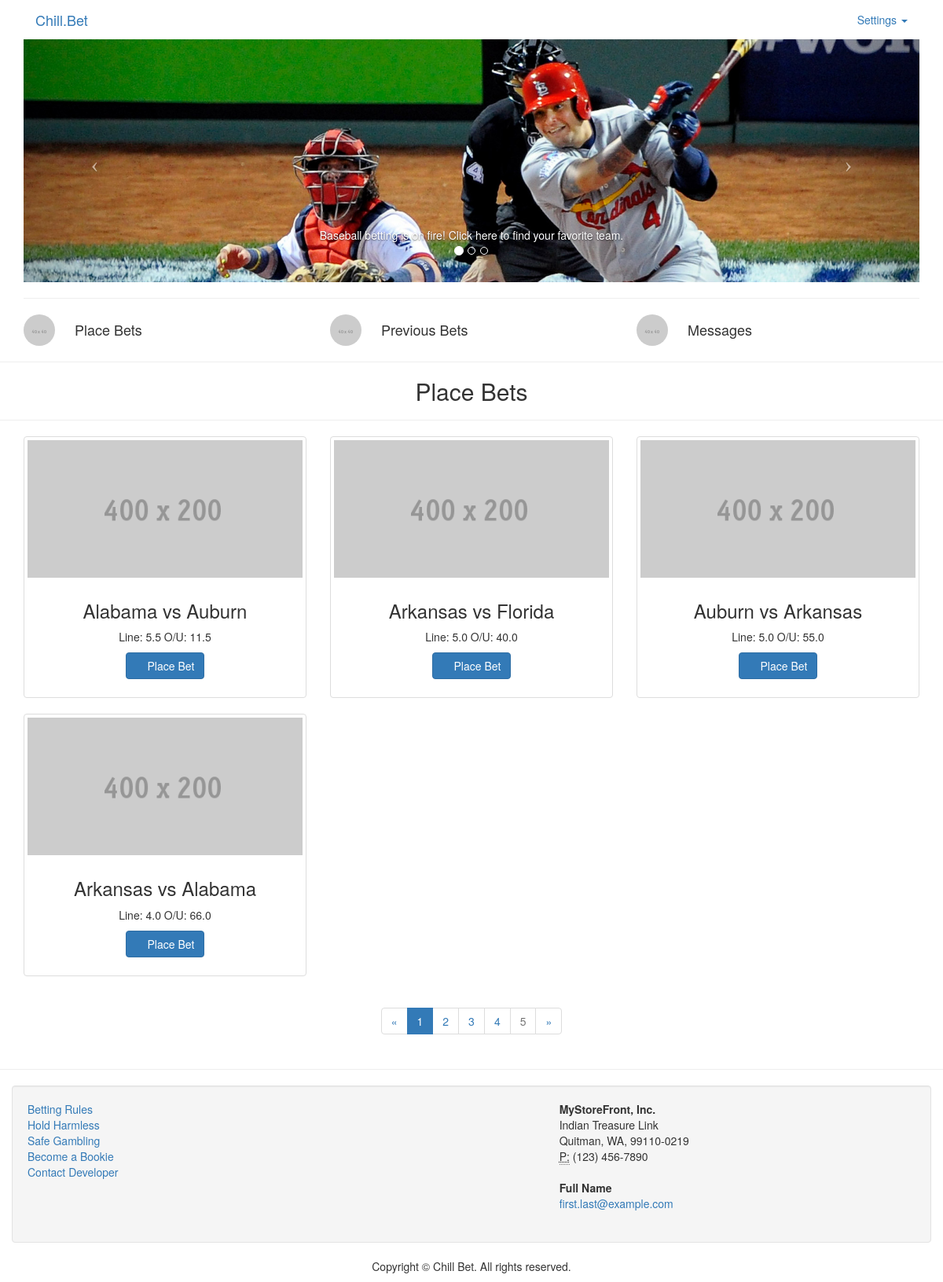
The app's page /better/ with its own data.
### better/models.py (models this page shows)
class Contest(models.Model):
    homeTeam = models.ForeignKey(Team, related_name='homeTeam', on_delete=models.CASCADE)
    awayTeam = models.ForeignKey(Team, related_name='awayTeam', on_delete=models.CASCADE)
    overUnder = models.FloatField()
    line = models.FloatField()
    contestPhoto = models.URLField()
    contest_date = models.DateTimeField('Date Of Contest')
    def __str__(self):
        return str(self.homeTeam) + " vs " + str(self.awayTeam)

class Team(models.Model):
    NCAAF = "NCAAF"
    NCAABB = "NCAABB"
    NCAAM = "NCAAM"
    NCAAW = "NCAAW"
    SPORTS = (
        (NCAAF, 'NCAA Football'),
        (NCAABB, 'NCAA Baseball'),
        (NCAAM, 'NCAA Mens Basketball'),
        (NCAAW, 'NCAA Womens Basketball'),
    )
    teamName = models.CharField(max_length=200)
    sport = models.CharField(
        max_length=100,
        choices=SPORTS,
        default=NCAAF,
    )
    teamPhoto = models.URLField()
    def __str__(self):
        return self.teamName

### better/views.py (the view)
# urls.py: path('', views.index, name='index'),
def index(request):
    contests = Contest.objects.all()
    template = loader.get_template('better/chillbet.html')
    context = {
        'contests': contests,
    }
    return HttpResponse(template.render(context, request))

### better/templates/better/chillbet.html (shortened to what this page needs)
{% load static %}
<!DOCTYPE html>
<html lang="en">
<head>
<link rel="stylesheet" type="text/css" href="{% static 'better/css/bootstrap.css' %}" />
</head>
<body>
<nav>
  <div class="container">
    <div class="navbar-header">
      <a class="navbar-brand" href="#">Chill.Bet</a> </div>
    <div class="collapse navbar-collapse">
      <ul class="nav navbar-nav navbar-right hidden-sm">
        <li class="dropdown"> <a href="#" class="dropdown-toggle" data-toggle="dropdown" role="button" aria-expanded="false" aria-haspopup="true">Settings <span class="caret"></span></a>
        </li>
      </ul>
    </div>
  </div>
</nav>
<div class="container">
    <div class="row">
      <div class="col-xs-12 col-sm-12 col-md-12 col-lg-12">
        <div id="carousel1" class="carousel slide">
          <ol class="carousel-indicators">
            <li data-target="#carousel1" data-slide-to="0" class="active"> </li>
            <li data-target="#carousel1" data-slide-to="1" class=""> </li>
            <li data-target="#carousel1" data-slide-to="2" class=""> </li>
          </ol>
          <div class="carousel-inner">
            <div class="item active"> <img class="img-responsive" src="{% static 'better/images/mlb.jpg' %}" alt="thumb">
              <div class="carousel-caption"> Baseball betting is on fire! Click here to find your favorite team. </div>
            </div>
          </div>
          <a class="left carousel-control" href="#carousel1" data-slide="prev"><span class="icon-prev"></span></a> <a class="right carousel-control" href="#carousel1" data-slide="next"><span class="icon-next"></span></a></div>
      </div>
</div>
    <hr>
  </div>
<div class="container">
  <div class="row">
    <div class="col-lg-4 col-md-4 col-sm-4 col-xs-4">
      <div class="row">
        <div class="col-lg-2 col-md-3 col-sm-3 col-xs-2"><img class="img-circle" alt="Place Bets" src="{% static 'better/images/40X40.gif' %}"></div>
        <div class="col-lg-6 col-md-9 col-sm-9 col-xs-9">
          <h4>Place Bets</h4>
        </div>
      </div>
    </div>
    <div class="col-lg-4 col-md-4 col-sm-4 col-xs-4">
      <div class="row">
        <div class="col-lg-2 col-md-3 col-sm-3 col-xs-2"><img class="img-circle" alt="Previous Bets" src="{% static 'better/images/40X40.gif' %}"></div>
        <div class="col-lg-6 col-md-9 col-sm-9 col-xs-9">
          <h4>Previous Bets</h4>
        </div>
      </div>
    </div>
    <div class="col-lg-4 col-md-4 col-sm-4 col-xs-4">
      <div class="row">
        <div class="col-lg-2 col-md-3 col-sm-3 col-xs-2"><img class="img-circle" alt="Messages" src="{% static 'better/images/40X40.gif' %}"></div>
        <div class="col-lg-6 col-md-9 col-sm-9 col-xs-9">
          <h4>Messages</h4>
        </div>
      </div>
    </div>
  </div>
</div>
<hr>
<h2 class="text-center">Place Bets</h2>
<hr>
<div class="container">
  <div class="row text-center">
    {% for contest in contests %}
    <div class="col-sm-4 col-md-4 col-lg-4 col-xs-6">
      <div class="thumbnail"> <img src="{% static 'better/images/400X200.gif' %}" alt="Thumbnail Image 1" class="img-responsive">
        <div class="caption">
          <h3>{{ contest }}</h3>
          <p>Line: {{ contest.line }} O/U: {{ contest.overUnder }}</p>
          <p><a href="#" class="btn btn-primary" role="button"><span class="glyphicon glyphicon-shopping-cart" aria-hidden="true"></span> Place Bet</a></p>
        </div>
      </div>
    </div>
    {% endfor %}
  </div>
  <nav class="text-center">
    <ul class="pagination">
      <li> <a href="#" aria-label="Previous"> <span aria-hidden="true">&laquo;</span> </a> </li>
      <li class="active"><a href="#">1</a></li>
      <li><a href="#">2</a></li>
      <li><a href="#">3</a></li>
      <li><a href="#">4</a></li>
      <li class="disabled"><a href="#">5</a></li>
      <li> <a href="#" aria-label="Next"> <span aria-hidden="true">&raquo;</span> </a> </li>
    </ul>
  </nav>
</div>
<hr>
  <div class="container well">
    <div class="row">
      <div class="col-xs-6 col-sm-6 col-md-6 col-lg-7">
        <div class="row">
          <div class="col-sm-4 col-md-4 col-lg-4 col-xs-6">
            <div>
              <ul class="list-unstyled">
                <li> <a>Betting Rules</a> </li>
                <li> <a>Hold Harmless</a> </li>
                <li> <a>Safe Gambling</a> </li>
                <li> <a>Become a Bookie</a> </li>
                <li> <a>Contact Developer</a> </li>
              </ul>
            </div>
          </div>
        </div>
      </div>
      <div class="col-xs-6 col-sm-6 col-md-6 col-lg-5">
        <address>
        <strong>MyStoreFront, Inc.</strong><br>
        Indian Treasure Link<br>
        Quitman, WA, 99110-0219<br>
        <abbr title="Phone">P:</abbr> (123) 456-7890
      </address>
        <address>
        <strong>Full Name</strong><br>
        <a href="mailto:#">first.last@example.com</a>
        </address>
        </div>
    </div>
  </div>
<footer class="text-center">
  <div class="container">
    <div class="row">
      <div class="col-xs-12">
        <p>Copyright © Chill Bet. All rights reserved.</p>
      </div>
    </div>
  </div>
</footer>
</body>
</html>

### records on screen
Contest: homeTeam+awayTeam "Alabama vs Auburn", line "5.5", overUnder "11.5"
Contest: homeTeam+awayTeam "Arkansas vs Florida", line "5.0", overUnder "40.0"
Contest: homeTeam+awayTeam "Auburn vs Arkansas", line "5.0", overUnder "55.0"
Contest: homeTeam+awayTeam "Arkansas vs Alabama", line "4.0", overUnder "66.0"
